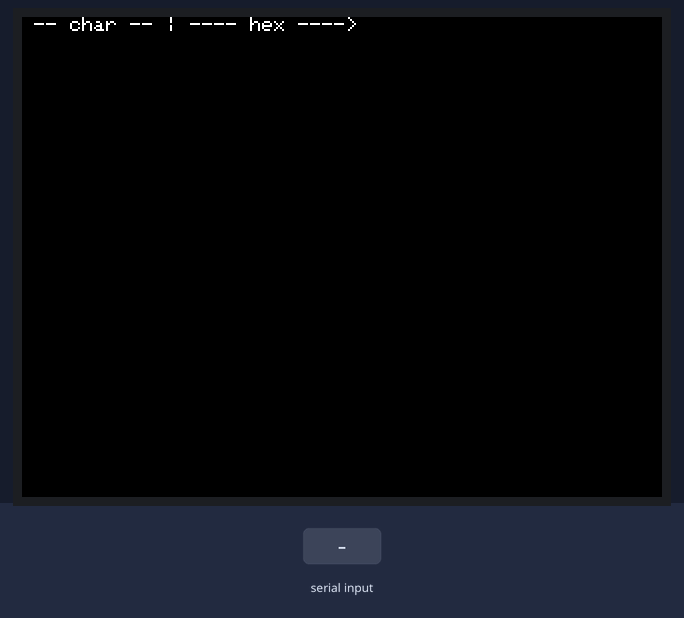
A sketch run on a simulated Arduino Uno, built with avr-gcc and run on an emulated ATmega328P. Parts: 320×240 colour display. Inputs (shaded band) come from the test bench.

Above: at 1.4 s.
1.5 s: "1" received over Serial
3.0 s: "0" received over Serial
At 3.7 s:
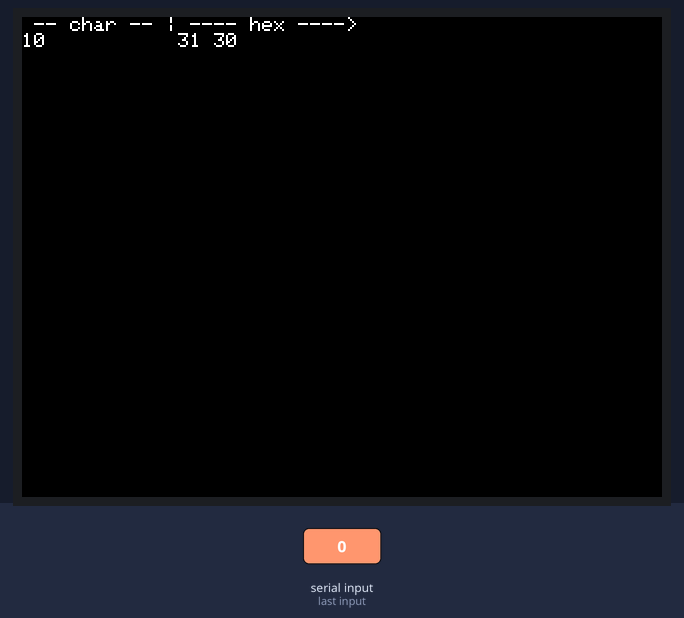
4.5 s: "2" received over Serial
Timing chart, 0 to 7.5 s (numbered marks = the images above; inputs shaded):
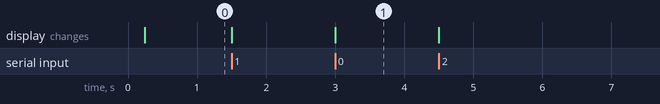

The sketch:

serialmon.ino
```cpp
#include "SPI.h"
#include "Adafruit_GFX.h"
#include "Adafruit_ILI9341.h"

static constexpr auto dc_pin = 9;
static constexpr auto cs_pin = 10;
static constexpr auto baudrate = 115200;

Adafruit_ILI9341 tft = Adafruit_ILI9341(cs_pin, dc_pin);

void setup() {
  Serial.begin(baudrate);

  tft.begin();
  delay(10);
  tft.setRotation(1);
  tft.fillScreen(ILI9341_BLACK);
  tft.setCursor(0, 0);
  tft.setTextColor(ILI9341_WHITE);
  tft.setTextSize(1);
  tft.println(" -- char -- | ---- hex ---->");
}

static constexpr size_t char_area = 12;
static constexpr size_t hex_area = char_area * 3;
char line_buf[char_area + hex_area + 1];
size_t current_length = 0;
size_t current_line   = 0;

void loop(void) {
  if (Serial.available()) {
    const auto c = Serial.read();
    sprintf(line_buf + current_length, "%c", isprint(c) ? c : '.');

    const auto next_pos = char_area + 1 + current_length * 3;
    for (unsigned i = current_length + 1; i < next_pos; i++) {
      line_buf[i] = ' ';
    }

    sprintf(line_buf + next_pos, "%02x", c);

    tft.setCursor(0, 0);
    for (unsigned i = 0; i < current_line + 1; i++) {
      tft.println();
    }
    tft.print(line_buf);

    current_length++;

    if (current_length >= char_area) {
      current_length = 0;
      current_line++;
    }
  }
}
```

Measured:
- after the input at 3.0 s, the display: changes at once (image 1)
